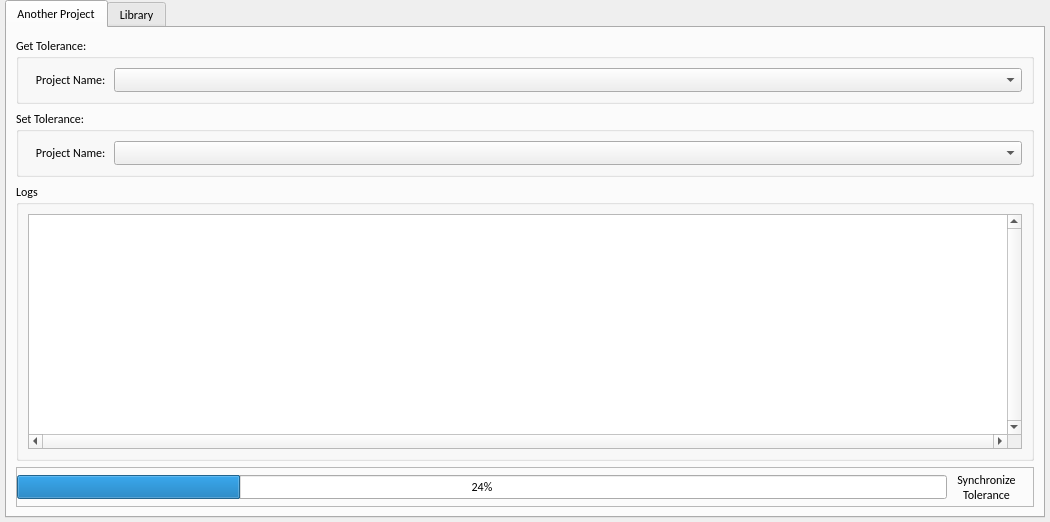
<?xml version="1.0" encoding="UTF-8"?>
<ui version="4.0">
 <class>main</class>
 <widget class="QWidget" name="main">
  <property name="geometry">
   <rect>
    <x>0</x>
    <y>0</y>
    <width>1050</width>
    <height>522</height>
   </rect>
  </property>
  <property name="sizePolicy">
   <sizepolicy hsizetype="Expanding" vsizetype="Expanding">
    <horstretch>0</horstretch>
    <verstretch>0</verstretch>
   </sizepolicy>
  </property>
  <property name="minimumSize">
   <size>
    <width>1050</width>
    <height>0</height>
   </size>
  </property>
  <property name="maximumSize">
   <size>
    <width>1050</width>
    <height>16777215</height>
   </size>
  </property>
  <property name="windowTitle">
   <string>SPI Tolerance [ v0.1 ][20220402]</string>
  </property>
  <property name="windowIcon">
   <iconset>
    <normaloff>ikons/library.png</normaloff>ikons/library.png</iconset>
  </property>
  <layout class="QVBoxLayout" name="verticalLayout">
   <property name="spacing">
    <number>0</number>
   </property>
   <property name="leftMargin">
    <number>5</number>
   </property>
   <property name="topMargin">
    <number>0</number>
   </property>
   <property name="rightMargin">
    <number>5</number>
   </property>
   <property name="bottomMargin">
    <number>4</number>
   </property>
   <item>
    <widget class="QTabWidget" name="tabWidget">
     <property name="enabled">
      <bool>true</bool>
     </property>
     <property name="font">
      <font>
       <family>Calibri</family>
      </font>
     </property>
     <property name="currentIndex">
      <number>0</number>
     </property>
     <property name="tabsClosable">
      <bool>false</bool>
     </property>
     <widget class="QWidget" name="tab">
      <attribute name="title">
       <string>Another Project</string>
      </attribute>
      <layout class="QVBoxLayout" name="verticalLayout_2">
       <item>
        <widget class="QGroupBox" name="groupBox">
         <property name="font">
          <font>
           <family>Calibri</family>
          </font>
         </property>
         <property name="title">
          <string>Get Tolerance:</string>
         </property>
         <layout class="QHBoxLayout" name="horizontalLayout">
          <item>
           <widget class="QLabel" name="label">
            <property name="maximumSize">
             <size>
              <width>80</width>
              <height>16777215</height>
             </size>
            </property>
            <property name="font">
             <font>
              <family>Calibri</family>
             </font>
            </property>
            <property name="layoutDirection">
             <enum>Qt::LeftToRight</enum>
            </property>
            <property name="text">
             <string>Project Name: </string>
            </property>
            <property name="alignment">
             <set>Qt::AlignRight|Qt::AlignTrailing|Qt::AlignVCenter</set>
            </property>
           </widget>
          </item>
          <item>
           <widget class="QComboBox" name="list_get_tolerance_from">
            <property name="font">
             <font>
              <family>Calibri</family>
             </font>
            </property>
           </widget>
          </item>
         </layout>
        </widget>
       </item>
       <item>
        <widget class="QGroupBox" name="groupBox_2">
         <property name="font">
          <font>
           <family>Calibri</family>
          </font>
         </property>
         <property name="title">
          <string>Set Tolerance:</string>
         </property>
         <layout class="QHBoxLayout" name="horizontalLayout_2">
          <item>
           <widget class="QLabel" name="label_2">
            <property name="maximumSize">
             <size>
              <width>80</width>
              <height>16777215</height>
             </size>
            </property>
            <property name="font">
             <font>
              <family>Calibri</family>
             </font>
            </property>
            <property name="text">
             <string>Project Name: </string>
            </property>
            <property name="alignment">
             <set>Qt::AlignRight|Qt::AlignTrailing|Qt::AlignVCenter</set>
            </property>
           </widget>
          </item>
          <item>
           <widget class="QComboBox" name="list_set_tolerance_to">
            <property name="font">
             <font>
              <family>Calibri</family>
             </font>
            </property>
           </widget>
          </item>
         </layout>
        </widget>
       </item>
       <item>
        <widget class="QGroupBox" name="groupBox_8">
         <property name="title">
          <string>Logs</string>
         </property>
         <property name="flat">
          <bool>false</bool>
         </property>
         <property name="checkable">
          <bool>false</bool>
         </property>
         <layout class="QHBoxLayout" name="horizontalLayout_10">
          <property name="bottomMargin">
           <number>9</number>
          </property>
          <item>
           <widget class="QTextBrowser" name="text_logs">
            <property name="font">
             <font>
              <pointsize>10</pointsize>
             </font>
            </property>
            <property name="verticalScrollBarPolicy">
             <enum>Qt::ScrollBarAlwaysOn</enum>
            </property>
            <property name="horizontalScrollBarPolicy">
             <enum>Qt::ScrollBarAlwaysOn</enum>
            </property>
            <property name="sizeAdjustPolicy">
             <enum>QAbstractScrollArea::AdjustIgnored</enum>
            </property>
            <property name="autoFormatting">
             <set>QTextEdit::AutoNone</set>
            </property>
            <property name="lineWrapMode">
             <enum>QTextEdit::WidgetWidth</enum>
            </property>
            <property name="html">
             <string>&lt;!DOCTYPE HTML PUBLIC &quot;-//W3C//DTD HTML 4.0//EN&quot; &quot;http://www.w3.org/TR/REC-html40/strict.dtd&quot;&gt;
&lt;html&gt;&lt;head&gt;&lt;meta name=&quot;qrichtext&quot; content=&quot;1&quot; /&gt;&lt;style type=&quot;text/css&quot;&gt;
p, li { white-space: pre-wrap; }
&lt;/style&gt;&lt;/head&gt;&lt;body style=&quot; font-family:'Calibri'; font-size:10pt; font-weight:400; font-style:normal;&quot;&gt;
&lt;p style=&quot;-qt-paragraph-type:empty; margin-top:0px; margin-bottom:0px; margin-left:0px; margin-right:0px; -qt-block-indent:0; text-indent:0px; font-size:8.25pt;&quot;&gt;&lt;br /&gt;&lt;/p&gt;&lt;/body&gt;&lt;/html&gt;</string>
            </property>
            <property name="tabStopWidth">
             <number>80</number>
            </property>
           </widget>
          </item>
         </layout>
        </widget>
       </item>
       <item>
        <spacer name="verticalSpacer">
         <property name="orientation">
          <enum>Qt::Vertical</enum>
         </property>
         <property name="sizeType">
          <enum>QSizePolicy::Minimum</enum>
         </property>
         <property name="sizeHint" stdset="0">
          <size>
           <width>20</width>
           <height>0</height>
          </size>
         </property>
        </spacer>
       </item>
       <item>
        <widget class="QFrame" name="frame_11">
         <property name="minimumSize">
          <size>
           <width>0</width>
           <height>0</height>
          </size>
         </property>
         <property name="maximumSize">
          <size>
           <width>16777215</width>
           <height>16777215</height>
          </size>
         </property>
         <property name="frameShape">
          <enum>QFrame::StyledPanel</enum>
         </property>
         <property name="frameShadow">
          <enum>QFrame::Raised</enum>
         </property>
         <layout class="QHBoxLayout" name="horizontalLayout_6">
          <property name="spacing">
           <number>0</number>
          </property>
          <property name="leftMargin">
           <number>0</number>
          </property>
          <property name="topMargin">
           <number>0</number>
          </property>
          <property name="rightMargin">
           <number>10</number>
          </property>
          <property name="bottomMargin">
           <number>0</number>
          </property>
          <item>
           <widget class="QProgressBar" name="progressBar">
            <property name="sizePolicy">
             <sizepolicy hsizetype="Expanding" vsizetype="Fixed">
              <horstretch>0</horstretch>
              <verstretch>0</verstretch>
             </sizepolicy>
            </property>
            <property name="minimumSize">
             <size>
              <width>930</width>
              <height>0</height>
             </size>
            </property>
            <property name="value">
             <number>24</number>
            </property>
            <property name="alignment">
             <set>Qt::AlignCenter</set>
            </property>
           </widget>
          </item>
          <item>
           <spacer name="horizontalSpacer_2">
            <property name="orientation">
             <enum>Qt::Horizontal</enum>
            </property>
            <property name="sizeHint" stdset="0">
             <size>
              <width>432</width>
              <height>0</height>
             </size>
            </property>
           </spacer>
          </item>
          <item>
           <widget class="QToolButton" name="btn_synchronize">
            <property name="font">
             <font>
              <family>Calibri</family>
             </font>
            </property>
            <property name="text">
             <string>Synchronize
Tolerance</string>
            </property>
            <property name="icon">
             <iconset>
              <normaloff>ikons/update.png</normaloff>ikons/update.png</iconset>
            </property>
            <property name="iconSize">
             <size>
              <width>30</width>
              <height>30</height>
             </size>
            </property>
            <property name="toolButtonStyle">
             <enum>Qt::ToolButtonTextUnderIcon</enum>
            </property>
            <property name="autoRaise">
             <bool>true</bool>
            </property>
           </widget>
          </item>
         </layout>
        </widget>
       </item>
      </layout>
     </widget>
     <widget class="QWidget" name="tab_2">
      <attribute name="title">
       <string>Library</string>
      </attribute>
      <layout class="QVBoxLayout" name="verticalLayout_5">
       <item>
        <widget class="QGroupBox" name="groupBox_3">
         <property name="font">
          <font>
           <family>Calibri</family>
          </font>
         </property>
         <property name="title">
          <string>Choose components</string>
         </property>
         <layout class="QVBoxLayout" name="verticalLayout_3">
          <item>
           <widget class="QFrame" name="frame">
            <property name="frameShape">
             <enum>QFrame::StyledPanel</enum>
            </property>
            <property name="frameShadow">
             <enum>QFrame::Raised</enum>
            </property>
            <layout class="QHBoxLayout" name="horizontalLayout_3">
             <item>
              <widget class="QLabel" name="label_3">
               <property name="maximumSize">
                <size>
                 <width>80</width>
                 <height>16777215</height>
                </size>
               </property>
               <property name="font">
                <font>
                 <family>Calibri</family>
                </font>
               </property>
               <property name="layoutDirection">
                <enum>Qt::LeftToRight</enum>
               </property>
               <property name="text">
                <string>Project Name:</string>
               </property>
               <property name="alignment">
                <set>Qt::AlignRight|Qt::AlignTrailing|Qt::AlignVCenter</set>
               </property>
              </widget>
             </item>
             <item>
              <widget class="QComboBox" name="list_projet_name_library">
               <property name="minimumSize">
                <size>
                 <width>400</width>
                 <height>0</height>
                </size>
               </property>
               <property name="font">
                <font>
                 <family>Calibri</family>
                </font>
               </property>
              </widget>
             </item>
             <item>
              <spacer name="horizontalSpacer_3">
               <property name="orientation">
                <enum>Qt::Horizontal</enum>
               </property>
               <property name="sizeHint" stdset="0">
                <size>
                 <width>40</width>
                 <height>20</height>
                </size>
               </property>
              </spacer>
             </item>
            </layout>
           </widget>
          </item>
          <item>
           <widget class="QFrame" name="frame_3">
            <property name="frameShape">
             <enum>QFrame::StyledPanel</enum>
            </property>
            <property name="frameShadow">
             <enum>QFrame::Raised</enum>
            </property>
            <layout class="QHBoxLayout" name="horizontalLayout_4">
             <item>
              <widget class="QLabel" name="label_4">
               <property name="sizePolicy">
                <sizepolicy hsizetype="Preferred" vsizetype="Preferred">
                 <horstretch>0</horstretch>
                 <verstretch>0</verstretch>
                </sizepolicy>
               </property>
               <property name="minimumSize">
                <size>
                 <width>80</width>
                 <height>0</height>
                </size>
               </property>
               <property name="maximumSize">
                <size>
                 <width>80</width>
                 <height>16777215</height>
                </size>
               </property>
               <property name="font">
                <font>
                 <family>Calibri</family>
                </font>
               </property>
               <property name="text">
                <string>Component: </string>
               </property>
               <property name="alignment">
                <set>Qt::AlignRight|Qt::AlignTrailing|Qt::AlignVCenter</set>
               </property>
              </widget>
             </item>
             <item>
              <widget class="QWidget" name="widget_CompName_library" native="true">
               <property name="sizePolicy">
                <sizepolicy hsizetype="Preferred" vsizetype="Preferred">
                 <horstretch>0</horstretch>
                 <verstretch>0</verstretch>
                </sizepolicy>
               </property>
               <property name="minimumSize">
                <size>
                 <width>140</width>
                 <height>0</height>
                </size>
               </property>
               <property name="baseSize">
                <size>
                 <width>0</width>
                 <height>0</height>
                </size>
               </property>
               <property name="font">
                <font>
                 <family>Calibri</family>
                </font>
               </property>
              </widget>
             </item>
             <item>
              <widget class="QCheckBox" name="checkBox_CompName_library">
               <property name="text">
                <string>all components</string>
               </property>
               <property name="checked">
                <bool>true</bool>
               </property>
              </widget>
             </item>
             <item>
              <spacer name="horizontalSpacer_8">
               <property name="orientation">
                <enum>Qt::Horizontal</enum>
               </property>
               <property name="sizeHint" stdset="0">
                <size>
                 <width>40</width>
                 <height>20</height>
                </size>
               </property>
              </spacer>
             </item>
            </layout>
           </widget>
          </item>
         </layout>
        </widget>
       </item>
       <item>
        <widget class="QGroupBox" name="groupBox_4">
         <property name="font">
          <font>
           <family>Calibri</family>
          </font>
         </property>
         <property name="title">
          <string>Tolerance In Library</string>
         </property>
         <layout class="QVBoxLayout" name="verticalLayout_4">
          <item>
           <widget class="QFrame" name="frame_2">
            <property name="frameShape">
             <enum>QFrame::StyledPanel</enum>
            </property>
            <property name="frameShadow">
             <enum>QFrame::Raised</enum>
            </property>
            <layout class="QHBoxLayout" name="horizontalLayout_7">
             <item>
              <widget class="QLabel" name="label_5">
               <property name="maximumSize">
                <size>
                 <width>80</width>
                 <height>16777215</height>
                </size>
               </property>
               <property name="font">
                <font>
                 <family>Calibri</family>
                </font>
               </property>
               <property name="layoutDirection">
                <enum>Qt::LeftToRight</enum>
               </property>
               <property name="text">
                <string>Part Number:</string>
               </property>
               <property name="alignment">
                <set>Qt::AlignRight|Qt::AlignTrailing|Qt::AlignVCenter</set>
               </property>
              </widget>
             </item>
             <item>
              <widget class="QComboBox" name="list_part_number">
               <property name="minimumSize">
                <size>
                 <width>262</width>
                 <height>0</height>
                </size>
               </property>
               <property name="font">
                <font>
                 <family>Calibri</family>
                </font>
               </property>
              </widget>
             </item>
             <item>
              <spacer name="horizontalSpacer_4">
               <property name="orientation">
                <enum>Qt::Horizontal</enum>
               </property>
               <property name="sizeHint" stdset="0">
                <size>
                 <width>40</width>
                 <height>20</height>
                </size>
               </property>
              </spacer>
             </item>
            </layout>
           </widget>
          </item>
          <item>
           <widget class="QFrame" name="frame_4">
            <property name="frameShape">
             <enum>QFrame::StyledPanel</enum>
            </property>
            <property name="frameShadow">
             <enum>QFrame::Raised</enum>
            </property>
            <layout class="QHBoxLayout" name="horizontalLayout_8">
             <item>
              <widget class="QLabel" name="label_6">
               <property name="maximumSize">
                <size>
                 <width>80</width>
                 <height>16777215</height>
                </size>
               </property>
               <property name="font">
                <font>
                 <family>Calibri</family>
                </font>
               </property>
               <property name="layoutDirection">
                <enum>Qt::LeftToRight</enum>
               </property>
               <property name="text">
                <string>PadName</string>
               </property>
               <property name="alignment">
                <set>Qt::AlignRight|Qt::AlignTrailing|Qt::AlignVCenter</set>
               </property>
              </widget>
             </item>
             <item>
              <widget class="QComboBox" name="list_PadName">
               <property name="minimumSize">
                <size>
                 <width>154</width>
                 <height>0</height>
                </size>
               </property>
               <property name="font">
                <font>
                 <family>Calibri</family>
                </font>
               </property>
              </widget>
             </item>
             <item>
              <spacer name="horizontalSpacer_5">
               <property name="orientation">
                <enum>Qt::Horizontal</enum>
               </property>
               <property name="sizeHint" stdset="0">
                <size>
                 <width>40</width>
                 <height>20</height>
                </size>
               </property>
              </spacer>
             </item>
            </layout>
           </widget>
          </item>
          <item>
           <widget class="QFrame" name="frame_5">
            <property name="frameShape">
             <enum>QFrame::StyledPanel</enum>
            </property>
            <property name="frameShadow">
             <enum>QFrame::Raised</enum>
            </property>
            <layout class="QHBoxLayout" name="horizontalLayout_9">
             <item>
              <widget class="QFrame" name="frame_6">
               <property name="frameShape">
                <enum>QFrame::Box</enum>
               </property>
               <property name="frameShadow">
                <enum>QFrame::Raised</enum>
               </property>
               <layout class="QGridLayout" name="gridLayout">
                <item row="2" column="0">
                 <widget class="QLabel" name="label_7">
                  <property name="maximumSize">
                   <size>
                    <width>20</width>
                    <height>16777215</height>
                   </size>
                  </property>
                  <property name="font">
                   <font>
                    <family>Calibri</family>
                   </font>
                  </property>
                  <property name="text">
                   <string>USL:</string>
                  </property>
                  <property name="alignment">
                   <set>Qt::AlignRight|Qt::AlignTrailing|Qt::AlignVCenter</set>
                  </property>
                 </widget>
                </item>
                <item row="4" column="0" rowspan="2">
                 <widget class="QLabel" name="label_8">
                  <property name="maximumSize">
                   <size>
                    <width>20</width>
                    <height>16777215</height>
                   </size>
                  </property>
                  <property name="font">
                   <font>
                    <family>Calibri</family>
                   </font>
                  </property>
                  <property name="text">
                   <string>LSL:</string>
                  </property>
                  <property name="alignment">
                   <set>Qt::AlignRight|Qt::AlignTrailing|Qt::AlignVCenter</set>
                  </property>
                 </widget>
                </item>
                <item row="0" column="1">
                 <widget class="QLabel" name="label_9">
                  <property name="font">
                   <font>
                    <family>Calibri</family>
                   </font>
                  </property>
                  <property name="text">
                   <string>HEIGHT</string>
                  </property>
                  <property name="alignment">
                   <set>Qt::AlignCenter</set>
                  </property>
                 </widget>
                </item>
                <item row="0" column="2">
                 <widget class="QLabel" name="label_10">
                  <property name="font">
                   <font>
                    <family>Calibri</family>
                   </font>
                  </property>
                  <property name="text">
                   <string>AREA</string>
                  </property>
                  <property name="alignment">
                   <set>Qt::AlignCenter</set>
                  </property>
                 </widget>
                </item>
                <item row="2" column="2">
                 <widget class="QDoubleSpinBox" name="AreaUSL">
                  <property name="font">
                   <font>
                    <family>Calibri</family>
                   </font>
                  </property>
                  <property name="alignment">
                   <set>Qt::AlignCenter</set>
                  </property>
                  <property name="buttonSymbols">
                   <enum>QAbstractSpinBox::NoButtons</enum>
                  </property>
                  <property name="maximum">
                   <double>999.000000000000000</double>
                  </property>
                 </widget>
                </item>
                <item row="2" column="3">
                 <widget class="QDoubleSpinBox" name="VolumeUSL">
                  <property name="font">
                   <font>
                    <family>Calibri</family>
                   </font>
                  </property>
                  <property name="alignment">
                   <set>Qt::AlignCenter</set>
                  </property>
                  <property name="buttonSymbols">
                   <enum>QAbstractSpinBox::NoButtons</enum>
                  </property>
                  <property name="maximum">
                   <double>999.000000000000000</double>
                  </property>
                 </widget>
                </item>
                <item row="4" column="1" rowspan="2">
                 <widget class="QDoubleSpinBox" name="HeightLSL">
                  <property name="font">
                   <font>
                    <family>Calibri</family>
                   </font>
                  </property>
                  <property name="alignment">
                   <set>Qt::AlignCenter</set>
                  </property>
                  <property name="buttonSymbols">
                   <enum>QAbstractSpinBox::NoButtons</enum>
                  </property>
                  <property name="maximum">
                   <double>999.000000000000000</double>
                  </property>
                 </widget>
                </item>
                <item row="4" column="2" rowspan="2">
                 <widget class="QDoubleSpinBox" name="AreaLSL">
                  <property name="font">
                   <font>
                    <family>Calibri</family>
                   </font>
                  </property>
                  <property name="alignment">
                   <set>Qt::AlignCenter</set>
                  </property>
                  <property name="buttonSymbols">
                   <enum>QAbstractSpinBox::NoButtons</enum>
                  </property>
                  <property name="maximum">
                   <double>999.000000000000000</double>
                  </property>
                 </widget>
                </item>
                <item row="0" column="3">
                 <widget class="QLabel" name="label_11">
                  <property name="font">
                   <font>
                    <family>Calibri</family>
                   </font>
                  </property>
                  <property name="text">
                   <string>VOLUME</string>
                  </property>
                  <property name="alignment">
                   <set>Qt::AlignCenter</set>
                  </property>
                 </widget>
                </item>
                <item row="2" column="1">
                 <widget class="QDoubleSpinBox" name="HeightUSL">
                  <property name="font">
                   <font>
                    <family>Calibri</family>
                   </font>
                  </property>
                  <property name="alignment">
                   <set>Qt::AlignCenter</set>
                  </property>
                  <property name="buttonSymbols">
                   <enum>QAbstractSpinBox::NoButtons</enum>
                  </property>
                  <property name="maximum">
                   <double>999.000000000000000</double>
                  </property>
                 </widget>
                </item>
                <item row="4" column="3" rowspan="2">
                 <widget class="QDoubleSpinBox" name="VolumeLSL">
                  <property name="font">
                   <font>
                    <family>Calibri</family>
                   </font>
                  </property>
                  <property name="alignment">
                   <set>Qt::AlignCenter</set>
                  </property>
                  <property name="buttonSymbols">
                   <enum>QAbstractSpinBox::NoButtons</enum>
                  </property>
                  <property name="maximum">
                   <double>999.000000000000000</double>
                  </property>
                 </widget>
                </item>
               </layout>
              </widget>
             </item>
             <item>
              <widget class="QFrame" name="frame_7">
               <property name="frameShape">
                <enum>QFrame::Box</enum>
               </property>
               <property name="frameShadow">
                <enum>QFrame::Raised</enum>
               </property>
               <layout class="QVBoxLayout" name="verticalLayout_6">
                <item>
                 <widget class="QCheckBox" name="checkBox_bridge">
                  <property name="font">
                   <font>
                    <family>Calibri</family>
                   </font>
                  </property>
                  <property name="text">
                   <string>Bridge</string>
                  </property>
                 </widget>
                </item>
               </layout>
              </widget>
             </item>
            </layout>
           </widget>
          </item>
         </layout>
        </widget>
       </item>
       <item>
        <spacer name="verticalSpacer_2">
         <property name="orientation">
          <enum>Qt::Vertical</enum>
         </property>
         <property name="sizeHint" stdset="0">
          <size>
           <width>20</width>
           <height>40</height>
          </size>
         </property>
        </spacer>
       </item>
       <item>
        <widget class="QFrame" name="frame_10">
         <property name="minimumSize">
          <size>
           <width>0</width>
           <height>0</height>
          </size>
         </property>
         <property name="maximumSize">
          <size>
           <width>16777215</width>
           <height>16777215</height>
          </size>
         </property>
         <property name="frameShape">
          <enum>QFrame::StyledPanel</enum>
         </property>
         <property name="frameShadow">
          <enum>QFrame::Raised</enum>
         </property>
         <layout class="QHBoxLayout" name="horizontalLayout_5">
          <property name="spacing">
           <number>0</number>
          </property>
          <property name="leftMargin">
           <number>0</number>
          </property>
          <property name="topMargin">
           <number>0</number>
          </property>
          <property name="rightMargin">
           <number>10</number>
          </property>
          <property name="bottomMargin">
           <number>0</number>
          </property>
          <item>
           <widget class="QToolButton" name="btn_save_library">
            <property name="font">
             <font>
              <family>Calibri</family>
             </font>
            </property>
            <property name="text">
             <string>Save Library</string>
            </property>
            <property name="icon">
             <iconset>
              <normaloff>ikons/save.png</normaloff>ikons/save.png</iconset>
            </property>
            <property name="iconSize">
             <size>
              <width>30</width>
              <height>30</height>
             </size>
            </property>
            <property name="toolButtonStyle">
             <enum>Qt::ToolButtonTextUnderIcon</enum>
            </property>
            <property name="autoRaise">
             <bool>true</bool>
            </property>
           </widget>
          </item>
          <item>
           <spacer name="horizontalSpacer">
            <property name="orientation">
             <enum>Qt::Horizontal</enum>
            </property>
            <property name="sizeHint" stdset="0">
             <size>
              <width>432</width>
              <height>20</height>
             </size>
            </property>
           </spacer>
          </item>
          <item>
           <widget class="QToolButton" name="btn_update_from_library">
            <property name="font">
             <font>
              <family>Calibri</family>
             </font>
            </property>
            <property name="text">
             <string>Update</string>
            </property>
            <property name="icon">
             <iconset>
              <normaloff>ikons/update.png</normaloff>ikons/update.png</iconset>
            </property>
            <property name="iconSize">
             <size>
              <width>30</width>
              <height>30</height>
             </size>
            </property>
            <property name="toolButtonStyle">
             <enum>Qt::ToolButtonTextUnderIcon</enum>
            </property>
            <property name="autoRaise">
             <bool>true</bool>
            </property>
           </widget>
          </item>
         </layout>
        </widget>
       </item>
      </layout>
     </widget>
    </widget>
   </item>
  </layout>
 </widget>
 <resources/>
 <connections/>
</ui>
